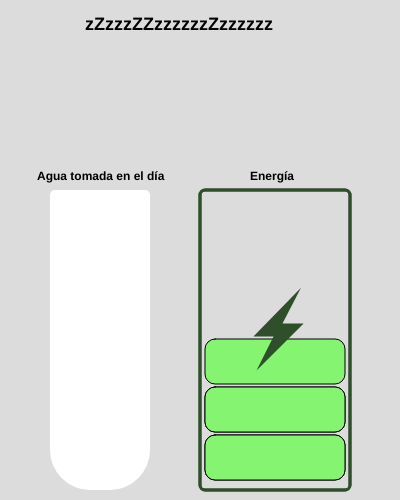
Frame 1 (no input)
Frame 60 (no input): identical to frame 1, image omitted
Frame 120 (the mouse pressed at the canvas centre since frame 60): identical to frame 1, image omitted

The p5.js sketch that drew this single still picture (run headless with seeded random() and noise() and a simulated clock; from frame 60 on, the mouse is pressed at the canvas centre):

// p5.js sketch
// ── sketch.js
//Variables
var miHora;


function setup() {
  createCanvas(400, 500);
}

function draw() {
  background(220);
  
  //Texto explicando qué es cada cosa
  noStroke();
  textSize(12);
  textStyle(BOLD);
  text('Agua tomada en el día', 37, 180)
  text('Energía', 250, 180)
  var miHora = hour();
  
    //Comida 6 am a 7 am - Sandwich y huevo
  push();
  if (miHora >= 6 && miHora <= 7) {
    push();
  stroke(0);
  fill(234,218,152);
  ellipse(200,110,80,20);
  ellipse(200,100,80,20);
  fill(224,237,47);
    rect(159.5, 100, 80,10);
  fill(255,255,0);
    rect(135, 80, 20,40, 2, 2 , 40, 40);
  fill(220);
  rect(135,80, 20, 10, 2, 2, 0, 0);
  pop();
    textSize(12);
    text('Delicioso desayuno - Sándwich de huevo con jugo de naranja', 25, 135);
  }
  
  //Comida 12 m a 2 pm - Pollo con arroz y jugo
  if (miHora >= 12 && miHora <= 14) {
  push();
  noStroke();
  rect()
    fill(255);
  rect(150,97.5, 50,7);
  ellipse(150,97.5,8,8);
  ellipse(150,104.5,8,8);
  fill(212,103,39);
  ellipse(200,100, 60, 30);
  stroke(0);
    fill(119,135,92);
    rect(115, 75, 20,40, 2, 2 , 40, 40);
    fill(220);
  rect(115,75, 20, 10, 2, 2, 0, 0);
  fill(245);
  rect(235, 93, 30,20, 40, 40 , 2, 2);
  pop();
      textSize(12);
    text('Almuerzo - Pollo asado con jugo de lulo y arroz', 63, 135);
  }
  
  //Comida de 7 pm a 8 pm - Batido de banano con polvo suplementario
   if (miHora >= 19 && miHora <= 20) {
  push();
  stroke(0);
    fill(245,252,180);
    rect(175, 60, 30,60, 2, 2 , 40, 40);
  fill(220);
  rect(175,60, 30, 10, 2, 2, 0, 0);
  pop();
      textSize(12);
    text('Cena - Batido de banano con polvo suplementario', 55, 135);
  }
  
  //Texto 6 am a 7 am - Despertar
  push();
  if (miHora >= 6 && miHora <= 7) {
    textSize(18);
    text('Despierta, es un nuevo día', 75, 30);
  }
  
  //Texto 8 am a 11 am - Universidad
    if (miHora >= 8 && miHora <= 11) {
    textSize(18);
    text('Estudia y trabaja con esfuerzo', 60, 30);
  }
  
  //Texto de 12 m a 2 pm - Almuerzo
      if (miHora >= 12 && miHora <= 14) {
    textSize(18);
    text('¡Hora del almuerzo!', 90, 30);
  }
  
  //Texto de motivación para terminar el día
      if (miHora >= 15 && miHora <= 18) {
    textSize(18);
    text('Sigue, ya casi acaba el día', 65, 30);
  }
  
  //Texto para la casa - Realizar trabajos
        if (miHora >= 19 && miHora <= 20) {
    textSize(18);
    text('Termina tus trabajos', 85, 30);
  }
  
  //Texto para recordar darle una hora al entretenimiento
          if (miHora >= 21 && miHora <= 22) {
    textSize(18);
    text('Hora del ocio y el entretenimiento', 50, 30);
  }
  
  //Texto para dormir
            if (miHora >= 23 && miHora == 24) {
    textSize(18);
    text('zZzzzZZzzzzzzZzzzzzz', 85, 30);
  }
  
  //Texto para dormir
              if (miHora >= 0 && miHora <= 5) {
    textSize(18);
    text('zZzzzZZzzzzzzZzzzzzz', 85, 30);
  }
  pop();

  //Agua necesaria para el día
  push();
  fill(255);
  noStroke();
  
  //Vaso base
  rect(50, 190, 100, 300, 5, 5, 40, 40);
  
  //Agua a las 6 am
  miHora = hour();
  if (miHora >= 6) {
    fill(185, 212, 225);
    noStroke();
    arc(100.5, 430, 80, 80, 0, PI);
  }
  
  //Agua a las 7 am
  if (miHora >= 7) {
    fill(185, 212, 225);
    noStroke();
    rect(60.5, 420, 80, 10);
  }
  
  //Agua a las 8 am
  if (miHora >= 8) {
    fill(185, 212, 225);
    noStroke();
    rect(60.5, 410, 80, 10);
  }
  
  //Agua a las 9 am
  if (miHora >= 9) {
    fill(185, 212, 225);
    noStroke();
    rect(60.5, 400, 80, 10);
  }
  
  //Agua a las 10 am
  if (miHora >= 10) {
    fill(185, 212, 225);
    noStroke();
    rect(60.5, 390, 80, 10);
  }
  
  //Agua a las 11 am
  if (miHora >= 11) {
    fill(185, 212, 225);
    noStroke();
    rect(60.5, 380, 80, 10);
  }
  
  //Agua a las 12 am
  if (miHora >= 12) {
    fill(185, 212, 225);
    noStroke();
    rect(60.5, 370, 80, 10);
  }
  
  //Agua a la 1 pm
  if (miHora >= 13) {
    fill(185, 212, 225);
    noStroke();
    rect(60.5, 340, 80, 30);
  }
  
  //Agua a las 2 pm
  if (miHora >= 14) {
    fill(185, 212, 225);
    noStroke();
    rect(60.5, 330, 80, 10);
  }
  
  //Agua a las 3 pm
  if (miHora >= 15) {
    fill(185, 212, 225);
    noStroke();
    rect(60.5, 320, 80, 10);
  }
  
  //Agua a las 4 pm
  if (miHora >= 16) {
    fill(185, 212, 225);
    noStroke();
    rect(60.5, 310, 80, 10);
  }
  
  //Agua a las 5 pm
  if (miHora >= 17) {
    fill(185, 212, 225);
    noStroke();
    rect(60.5, 300, 80, 10);
  }
  
  //Agua a las 6 pm
  if (miHora >= 18) {
    fill(185, 212, 225);
    noStroke();
    rect(60.5, 270, 80, 30);
  }
  
  //Agua a las 7 pm
  if (miHora >= 19) {
    fill(185, 212, 225);
    noStroke();
    rect(60.5, 260, 80, 10);
  }
  
  //Agua a las 8 pm
  if (miHora >= 20) {
    fill(185, 212, 225);
    noStroke();
    rect(60.5, 250, 80, 10);
  }
  
  //Agua a las 9 pm
  if (miHora >= 21) {
    fill(185, 212, 225);
    noStroke();
    rect(60.5, 240, 80, 10);
  }
  
  //Agua a las 10 pm - Fin de ciclo, se va a dormir
  if (miHora >= 22) {
    fill(185, 212, 225);
    noStroke();
    rect(60.5, 220, 80, 20);
  }
  
  //Agua a la 12 pm - Se reinicia la cantidad de agua del vaso
  //porque es un nuevo día
  if (miHora == 24) {
    noFill();
    noStroke();
    rect(60.5, 220, 80, 20);
  }
  pop();
  
  //Energía para el día
  push();
  strokeWeight(1);
  stroke(0);
  fill(132, 244, 113);
  
  //Energía de 6 am a 9 am - Nuevo día, energía renovada
  if (miHora >= 6 && miHora <= 9) {
    rect(205, 195, 140, 45, 10, 10, 10, 10);
    rect(205, 243, 140, 45, 10, 10, 10, 10);
    rect(205, 291, 140, 45, 10, 10, 10, 10);
    rect(205, 339, 140, 45, 10, 10, 10, 10);
    rect(205, 387, 140, 45, 10, 10, 10, 10);
    rect(205, 435, 140, 45, 10, 10, 10, 10);
  }
  
  //Energía de 9 am a 12 m
  if (miHora >= 9 && miHora <= 12) {
    rect(205, 243, 140, 45, 10, 10, 10, 10);
    rect(205, 291, 140, 45, 10, 10, 10, 10);
    rect(205, 339, 140, 45, 10, 10, 10, 10);
    rect(205, 387, 140, 45, 10, 10, 10, 10);
    rect(205, 435, 140, 45, 10, 10, 10, 10);
  }
  
  //Energía de 12 m a 3 pm
  if (miHora >= 12 && miHora <= 15) {
    rect(205, 291, 140, 45, 10, 10, 10, 10);
    rect(205, 339, 140, 45, 10, 10, 10, 10);
    rect(205, 387, 140, 45, 10, 10, 10, 10);
    rect(205, 435, 140, 45, 10, 10, 10, 10);
  }
  
  //Energía de 3 pm a 6 pm
  if (miHora >= 15 && miHora <= 18) {
    rect(205, 339, 140, 45, 10, 10, 10, 10);
    rect(205, 387, 140, 45, 10, 10, 10, 10);
    rect(205, 435, 140, 45, 10, 10, 10, 10);
  }
  
  //Energía de 6 pm a 9 pm
  if (miHora >= 18 && miHora <= 21) {
    rect(205, 387, 140, 45, 10, 10, 10, 10);
    rect(205, 435, 140, 45, 10, 10, 10, 10);
  }
  
  //Energía de 9 pm a 11 pm - Se acaba la energía
  if (miHora >= 21 && miHora <= 23) {
    noFill();
    noStroke();
    rect(205, 387, 140, 45, 10, 10, 10, 10);
    rect(205, 435, 140, 45, 10, 10, 10, 10);
  }
  
  //Energía de 11 pm a 2 am - Recargando energía
  if (miHora >= 23 && miHora <= 2) {
    rect(205, 387, 140, 45, 10, 10, 10, 10);
    rect(205, 435, 140, 45, 10, 10, 10, 10);
  }
  
  //Energía de 2 am a 3 am - Recargando energía
  if (miHora >= 2 && miHora <= 3) {
    rect(205, 387, 140, 45, 10, 10, 10, 10);
    rect(205, 435, 140, 45, 10, 10, 10, 10);
  }
  
  //Energía de 3 am a 4 am - Recargando energía
  if (miHora >= 3 && miHora <= 4) {
    rect(205, 339, 140, 45, 10, 10, 10, 10);
    rect(205, 387, 140, 45, 10, 10, 10, 10);
    rect(205, 435, 140, 45, 10, 10, 10, 10);
  }
  
  //Energía de 4 pm a 5 am - Recargando energía
  if (miHora >= 4 && miHora <= 5) {
    rect(205, 291, 140, 45, 10, 10, 10, 10);
    rect(205, 339, 140, 45, 10, 10, 10, 10);
    rect(205, 387, 140, 45, 10, 10, 10, 10);
    rect(205, 435, 140, 45, 10, 10, 10, 10);
  }
  
  //Batería base para la energía del día
  noFill();
  stroke(46, 79, 42);
  strokeWeight(3);
  rect(200, 190, 150, 300, 5, 5, 5, 5);
  
  //Icono de energía - rayo
  rect(200, 190, 150, 300, 5, 5, 5, 5)
  fill(46, 79, 42);
  beginShape();
  vertex(295, 296);
  vertex(280, 325);
  vertex(300, 325);
  vertex(262, 363);
  vertex(276, 335);
  vertex(257, 335);
  endShape(CLOSE);
  miHora = hour();
  pop();
}
